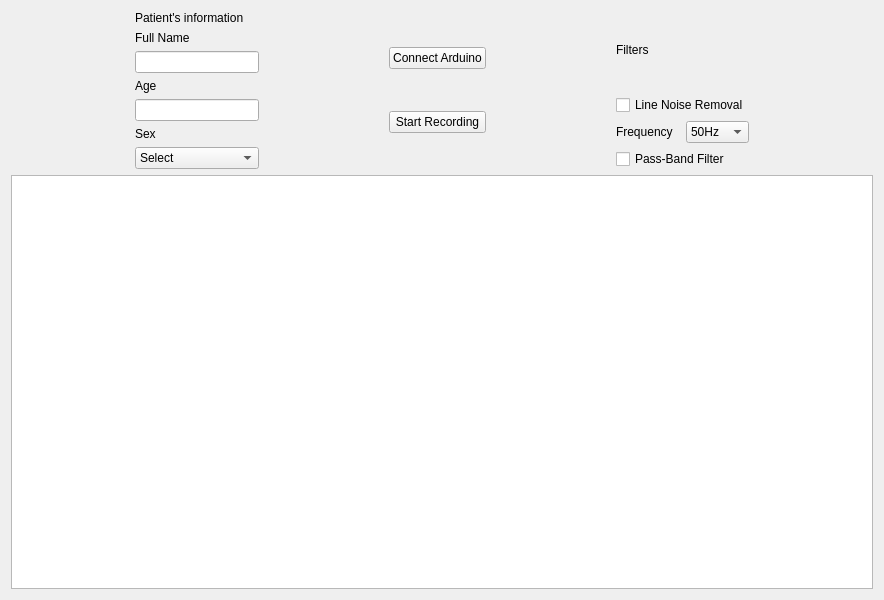
<?xml version="1.0" encoding="UTF-8"?>
<ui version="4.0">
 <class>main_window</class>
 <widget class="QWidget" name="main_window">
  <property name="geometry">
   <rect>
    <x>0</x>
    <y>0</y>
    <width>884</width>
    <height>600</height>
   </rect>
  </property>
  <property name="sizePolicy">
   <sizepolicy hsizetype="Expanding" vsizetype="Expanding">
    <horstretch>0</horstretch>
    <verstretch>0</verstretch>
   </sizepolicy>
  </property>
  <property name="windowTitle">
   <string>ECG Recording</string>
  </property>
  <property name="windowIcon">
   <iconset>
    <normaloff>ecg_icon.png</normaloff>ecg_icon.png</iconset>
  </property>
  <layout class="QGridLayout" name="gridLayout">
   <item row="1" column="0">
    <widget class="GraphicsView" name="ECG_plot"/>
   </item>
   <item row="0" column="0">
    <layout class="QHBoxLayout" name="control_layout">
     <item>
      <spacer name="horizontalSpacer_4">
       <property name="orientation">
        <enum>Qt::Horizontal</enum>
       </property>
       <property name="sizeHint" stdset="0">
        <size>
         <width>40</width>
         <height>20</height>
        </size>
       </property>
      </spacer>
     </item>
     <item>
      <layout class="QVBoxLayout" name="verticalLayout">
       <item>
        <widget class="QLabel" name="title_data_label">
         <property name="text">
          <string>Patient's information</string>
         </property>
        </widget>
       </item>
       <item>
        <widget class="QLabel" name="name_label">
         <property name="text">
          <string>Full Name</string>
         </property>
        </widget>
       </item>
       <item>
        <widget class="QLineEdit" name="name_line"/>
       </item>
       <item>
        <widget class="QLabel" name="age_label">
         <property name="text">
          <string>Age</string>
         </property>
        </widget>
       </item>
       <item>
        <widget class="QLineEdit" name="age_line"/>
       </item>
       <item>
        <widget class="QLabel" name="sex_label">
         <property name="text">
          <string>Sex</string>
         </property>
        </widget>
       </item>
       <item>
        <widget class="QComboBox" name="sex_box">
         <item>
          <property name="text">
           <string>Select</string>
          </property>
         </item>
         <item>
          <property name="text">
           <string>Man</string>
          </property>
         </item>
         <item>
          <property name="text">
           <string>Woman</string>
          </property>
         </item>
        </widget>
       </item>
      </layout>
     </item>
     <item>
      <spacer name="horizontalSpacer">
       <property name="orientation">
        <enum>Qt::Horizontal</enum>
       </property>
       <property name="sizeHint" stdset="0">
        <size>
         <width>40</width>
         <height>20</height>
        </size>
       </property>
      </spacer>
     </item>
     <item>
      <layout class="QVBoxLayout" name="communication_layout">
       <item>
        <widget class="QPushButton" name="connect_button">
         <property name="text">
          <string>Connect Arduino</string>
         </property>
        </widget>
       </item>
       <item>
        <widget class="QPushButton" name="toggle_recording_button">
         <property name="text">
          <string>Start Recording</string>
         </property>
        </widget>
       </item>
      </layout>
     </item>
     <item>
      <spacer name="horizontalSpacer_2">
       <property name="orientation">
        <enum>Qt::Horizontal</enum>
       </property>
       <property name="sizeHint" stdset="0">
        <size>
         <width>40</width>
         <height>20</height>
        </size>
       </property>
      </spacer>
     </item>
     <item>
      <layout class="QVBoxLayout" name="filter_layout">
       <item>
        <widget class="QLabel" name="title">
         <property name="text">
          <string>Filters</string>
         </property>
        </widget>
       </item>
       <item>
        <widget class="QCheckBox" name="noise_line_remover">
         <property name="text">
          <string>Line Noise Removal</string>
         </property>
        </widget>
       </item>
       <item>
        <layout class="QHBoxLayout" name="line_frequency_layout">
         <item>
          <widget class="QLabel" name="frequency_descriptor">
           <property name="text">
            <string>Frequency</string>
           </property>
          </widget>
         </item>
         <item>
          <widget class="QComboBox" name="comboBox">
           <item>
            <property name="text">
             <string>50Hz</string>
            </property>
           </item>
           <item>
            <property name="text">
             <string>60Hz</string>
            </property>
           </item>
          </widget>
         </item>
        </layout>
       </item>
       <item>
        <widget class="QCheckBox" name="passband_filter">
         <property name="text">
          <string>Pass-Band Filter</string>
         </property>
        </widget>
       </item>
      </layout>
     </item>
     <item>
      <spacer name="horizontalSpacer_3">
       <property name="orientation">
        <enum>Qt::Horizontal</enum>
       </property>
       <property name="sizeHint" stdset="0">
        <size>
         <width>40</width>
         <height>20</height>
        </size>
       </property>
      </spacer>
     </item>
    </layout>
   </item>
  </layout>
 </widget>
 <customwidgets>
  <customwidget>
   <class>GraphicsView</class>
   <extends>QGraphicsView</extends>
   <header>pyqtgraph</header>
  </customwidget>
 </customwidgets>
 <resources/>
 <connections/>
</ui>
